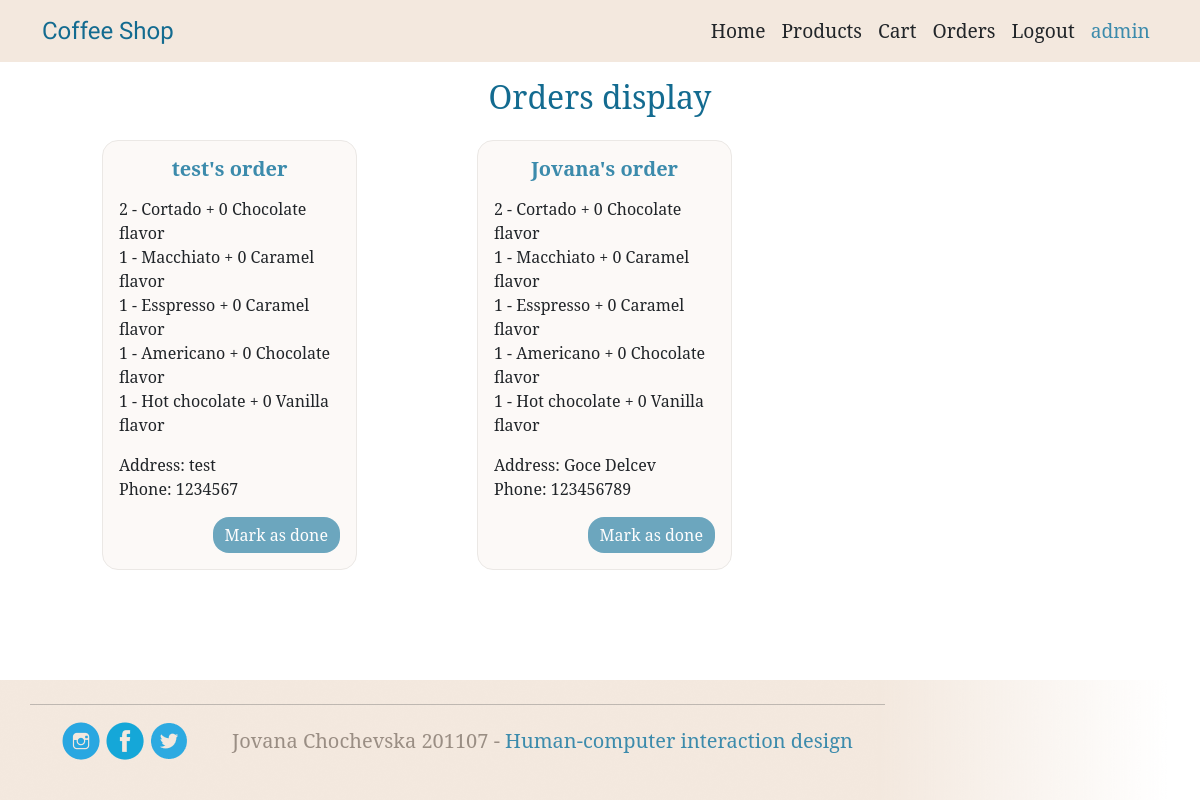
Screenshot of /orders/ (signed in) with the database file from the repository.
### CoffeeShop/models.py (models this page shows, shortened)
class Checkout(models.Model):
    customer = models.ForeignKey(Customer, on_delete=models.SET_NULL, null=True, blank=True)
    order = models.ForeignKey(Order, on_delete=models.SET_NULL, null=True)
    name = models.CharField(max_length=30, null=True, blank=True)
    surname = models.CharField(max_length=30, null=True, blank=True)
    email = models.CharField(max_length=255, null=True, blank=True)
    address = models.CharField(max_length=60, null=True, blank=True)
    phone = models.CharField(max_length=20, null=True, blank=True)

class OrderItem(models.Model):
    order = models.ForeignKey(Order, on_delete=models.SET_NULL, null=True)
    coffee = models.ForeignKey(Product, on_delete=models.SET_NULL, null=True)
    quantity = models.IntegerField(default=0, null=True, blank=True)
    additional_flavor = models.ForeignKey(Flavours, on_delete=models.CASCADE, null=True)
    servings = models.IntegerField(default=0, null=True, blank=True)
    date_added = models.DateTimeField(auto_now_add=True)

class Product(models.Model):
    name = models.CharField(max_length=30)
    price = models.IntegerField()
    image = models.ImageField(upload_to="products/", null=True, blank=True)
    def __str__(self):
        return self.name

class Flavours(models.Model):
    name = models.CharField(max_length=50)
    price = models.IntegerField()
    def __str__(self):
        return self.name

### CoffeeShop/decorators.py (the view)
        def wrapper_func(request, *args, **kwargs):
            group = None
            if request.user.groups.exists():
                group = request.user.groups.all()[0].name
            if group in allowed_roles or request.user.is_superuser:
                return view_func(request, *args, **kwargs)
            else:
                return redirect('not_allowed')

### CoffeeShop/templatetags/group_tags.py (called while the page is built)
@register.filter(name='has_group')
def has_group(user, group_name):
    return user.groups.filter(name=group_name).exists()

### CoffeeShop/views.py (called while the page is built)
@login_required(login_url='login')
@allowed_users(allowed_roles=['seller'])
def orders(request):
    all_orders = Checkout.objects.all()
    context = {'all_orders': all_orders}
    return render(request, "orders.html", context)

### templates/orders.html (shortened to what this page needs)
<!DOCTYPE html>
<html lang="en">
<head>
    {% extends 'header_footer.html' %}
    {% load static %}
{% block content %}
    <div class="container font_noto">
        <h2 class="font_noto color_blue_font text-center mt-3 mb-4">Orders display</h2>
        <div class="row my-3 mx-auto">
            {% for order_checkout in all_orders %}
                <div class="col-3 mx-5 order-card">
                    <div class="card rounded-4" style=" background-color:#fcf9f7; border-color: #ebe8e5;">
                        <div class="card-body inline">
                            <h5 class="card-title text-center mb-3 color_lightblue"
                                style="font-weight: bold">{{ order_checkout.name }}'s order</h5>
                            <div class="card-text">
                                {% for order_item in order_checkout.order.orderitem_set.all %}
                                    <p class="my-0">{{ order_item.quantity }} - {{ order_item.coffee }}
                                    + {{ order_item.servings }} {{ order_item.additional_flavor }} flavor</p>
                                {% endfor %}
                            </div>
                            <div class="card-text mt-3">
                                <p>Address: {{ order_checkout.address }} <br/>
                                    Phone: {{ order_checkout.phone }}</p>
                            </div>
                            <a href="{% url 'delete_order' order_checkout.id %}" class="delete_order_btn btn background_color_lightblue text-white rounded-4 text-end blue_btn"
                               style="opacity: 75%; float: right">Mark as done</a>
                        </div>
                    </div>
                </div>
            {% endfor %}
        </div>
    </div>
{% endblock content %}

### templates/header_footer.html (shortened to what this page needs)
<!DOCTYPE html>
<html lang="en">
<head>
    <link rel="stylesheet" href="https://cdn.jsdelivr.net/npm/bootstrap@5.2.3/dist/css/bootstrap.min.css"
>
    {% load static %}
    {% load group_tags %}
    <link rel="stylesheet" type="text/css" href="{% static 'css/main.css' %}">
    <link rel="stylesheet" type="text/css" href="{% static 'css/home.css' %}">
</head>
<body>
<div id="main-wrapper">
    <div class="container-fluid background_color_cream">
        <nav class="navbar navbar-expand-lg bg-body-tertiary ">
            <div class="container">
                <a class="navbar-brand color_blue_font font_courgette" style="font-size: x-large;"
                   href="{% url 'home' %}">Coffee
                    Shop</a>
                <div class="collapse navbar-collapse" id="navbarNavDropdown">
                    <ul class="navbar-nav ms-auto">
                        <li class="nav-item">
                            <a id="home_nav_btn" class="nav-link text-dark font_noto font_size_header"
                               href="{% url 'home' %}">Home</a>
                        </li>
                        <li class="nav-item">
                            <a id="products_nav_btn" class="nav-link text-dark font_noto font_size_header"
                               href="{% url 'products' %}">Products</a>
                        </li>
                        {% if user.is_authenticated %}
                            {% if request.user|has_group:"customer" %}
                                <li class="nav-item">
                                    <a id="cart_nav_btn" class="nav-link text-dark font_noto font_size_header"
                                       href="{% url 'cart' %}">Cart</a>
                                </li>
                            {% endif %}
                            {% if request.user|has_group:"seller" %}
                                <li class="nav-item">
                                    <a id="orders_nav_btn" class="nav-link text-dark font_noto font_size_header"
                                       href="{% url 'orders' %}">Orders</a>
                                </li>
                            {% endif %}
                        {% endif %}
                        {% if user.is_authenticated %}
                            <li class="nav-item">
                                <a class="nav-link text-dark font_noto font_size_header" href="{% url 'logoutUser' %}">Logout</a>
                            </li>
                            <li class="nav-item">
                                <a class="nav-link font_noto color_lightblue font_size_header"
                                   href="#">{{ user }}</a>
                            </li>
                        {% else %}
                            <li class="nav-item">
                                <a id="login_nav_btn" class="nav-link text-dark font_noto font_size_header"
                                   href="{% url 'login' %}">Login</a>
                            </li>
                        {% endif %}
                    </ul>
                </div>
            </div>
        </nav>
    </div>
    <main>
        {% block content %}
        {% endblock content %}
    </main>
    <div class="container-fluid m-0 p-0" style="bottom: 0 !important; background-color: white">
        <div class="container-fluid photo_footer">
            <footer class="text-center my-auto">
                <div class="container">
                    <div class="row">
                        <hr class="w-75 text-center text-start mt-4">
                    </div>
                    <div class="row d-flex">
                        <div class="col-2 justify-content-start">
                            <a href="https://www.google.com/"><img
                                    src="{% static '../images/home/instagram-logo.png' %}"
                                    alt="instagram-logo"></a>
                            <img src="{% static '../images/home/fb-logo.png' %}" alt="fb-logo">
                            <img src="{% static '../images/home/tweeter-logo.png' %}" alt="tweeter-logo">
                        </div>
                        <div class="col-10 text-start my-auto">
                            <h5 class="my-auto font_noto"><span
                                    class="color_dark_cream">Jovana Chochevska 201107 -</span>
                                <span
                                        class="color_lightblue">Human-computer interaction design</span></h5>
                        </div>
                    </div>
                </div>
            </footer>
        </div>
    </div>
</div>
</body>
</html>

### static/css/main.css (style rules this page uses)
.font_courgette { font-family: 'Courgette', cursive; }
.font_noto { font-family: 'Noto Serif', serif; }
.background_color_cream { background-color: #F3E8DE; }
.color_dark_cream, .page-link { color: #9A8E84; }
.color_lightblue { color: #3C8BAC !important; }
.background_color_lightblue, .active .page-link { background-color: #3C8BAC; border: #3C8BAC; }
.color_blue_font { color: #136B90; }
html, body { height: 100%; margin: 0; padding: 0; }
#main-wrapper { display: flex; flex-direction: column; min-height: 100%; }
main { flex: 1; }

### rows the page displays
Checkout: name "test", address "test", phone "1234567"
OrderItem: quantity "2", coffee "Cortado", servings "0", additional_flavor "Chocolate"
OrderItem: quantity "1", coffee "Macchiato", servings "0", additional_flavor "Caramel"
OrderItem: quantity "1", coffee "Esspresso", servings "0", additional_flavor "Caramel"
OrderItem: quantity "1", coffee "Americano", servings "0", additional_flavor "Chocolate"
OrderItem: quantity "1", coffee "Hot chocolate", servings "0", additional_flavor "Vanilla"
Checkout: name "Jovana", address "Goce Delcev", phone "123456789"

### other values shown
{{ user }} "admin"
